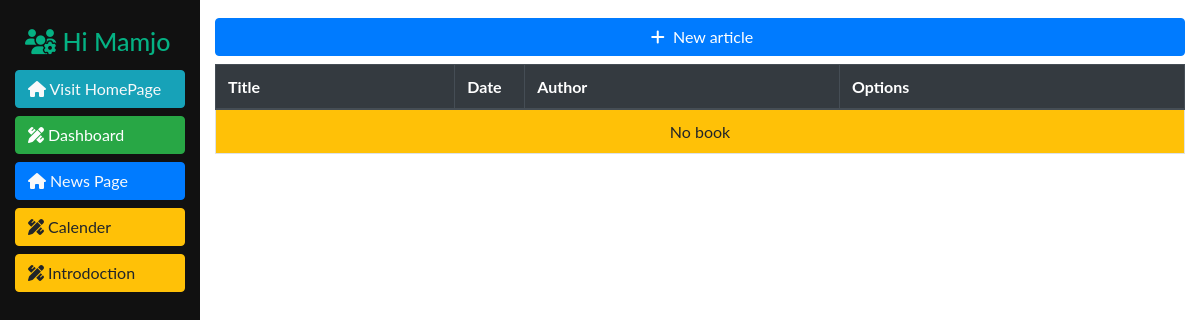
/panel/news/ (signed in), run on an earlier commit of the app's database.
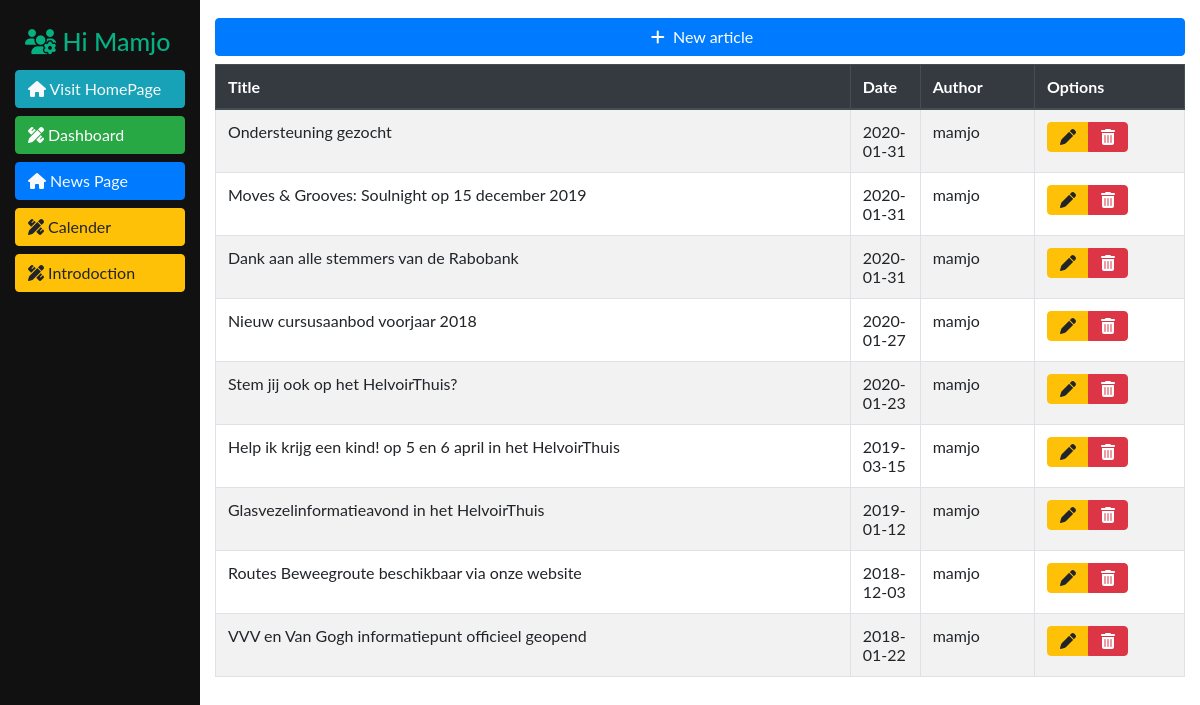
And on a later commit of the database.
### accounts/models.py (models this page shows)
class CustomUser(AbstractUser):
    Birth_date = models.DateField(null=True)
    def __str__(self):
        return self.username

### homepage/models.py (models this page shows, shortened)
class News(models.Model):
    news_title = models.CharField(max_length=200, null=False)
    news_header = models.TextField(max_length=250, null=True, blank=True)
    news_body = RichTextUploadingField(null=True)
    news_images = models.ImageField(upload_to='post-uploads/', null=True, blank=True)
    news_time = models.DateTimeField(default=timezone.now, null=False)
    news_author = models.ForeignKey(
        user,
        on_delete=models.CASCADE,
        limit_choices_to={'is_staff': True},
        null=True,
        default=user,
    )
    slug = models.SlugField(unique=True)

### management/views.py (the view)
def news_list(request):
    news = News.objects.all().order_by('news_time').reverse()
    context = {
        'news': news,
    }
    return render(request, 'manager/news_manager.html', context)

### templates/manager/news_manager.html (shortened to what this page needs)
{% extends 'manager/panel.html' %}
{% load static %}
{% block adminmainpanel %}
    <div class="col-12">
        <button type="button" class="btn btn-primary my-2 btn-block"
                id="OpenAddNews"
                data-formurl="{% url 'add_news' %}"
        >
            <i class="fas fa-plus mx-1"> </i>
            New article
        </button>
        <table class="table table-striped table-bordered table-hover" id="data-table">
            <thead class="thead-dark">
            <tr>
                <th>Title</th>
                <th width="70px">Date</th>
                <th>Author</th>
                <th>Options</th>
            </tr>
            </thead>
            <tbody>
            {% include 'manager/includes/news_table_body.html' %}
            </tbody>
        </table>
    </div>
{% endblock %}

### templates/manager/panel.html (shortened to what this page needs)
<html>
<head>
    {% load static %}
    {% load mathfilters %}
    <link rel="stylesheet" href="https://maxcdn.bootstrapcdn.com/bootstrap/4.4.1/css/bootstrap.min.css">
    <link rel="stylesheet" href="{% static 'css/master.css' %}?version=60" type="text/css">
    <link rel="stylesheet" type="text/css"
          href="https://cdn.datatables.net/v/bs4/jszip-2.5.0/dt-1.10.20/af-2.3.4/b-1.6.1/b-colvis-1.6.1/b-flash-1.6.1/b-html5-1.6.1/cr-1.5.2/fc-3.3.0/fh-3.1.6/kt-2.5.1/r-2.2.3/rg-1.1.1/rr-1.2.6/sc-2.0.1/sp-1.0.1/sl-1.3.1/datatables.min.css"/>
</head>
<body>
{% if user.is_staff %}
    <div class="sidenav">
        <h1>
            <i class="fas fa-users-cog"></i> Hi {{ user| capfirst }}
        </h1>
        <div class="col  ">
            <button class="btn btn-info btn-block text-light  text-left"
                    onclick="window.location.href = '{% url 'home-blog' %}';">
                <span><i class="fas fa-home"></i> </span>
                Visit HomePage
            </button>
            <button type="button" class="btn btn-success  btn-block  text-left"
                    onclick="window.location.href = '{% url 'dashboard' %}';"
            ><i class="fas fa-pencil-ruler"></i> Dashboard
            </button>
            <button class="btn btn-primary btn-block text-light  text-left"
                    onclick="window.location.href = '{% url 'news_list' %}';">
                <i class="fas fa-home"></i> News Page
            </button>
            <button type="button" class="btn btn-warning  btn-block  text-left"
                    onclick="window.location.href = '{% url 'calender_page' %}';"
            ><i class="fas fa-pencil-ruler"></i> Calender
            </button>
            <button type="button" class="btn btn-warning  btn-block  text-left"
                    onclick="window.location.href = '{% url 'intro_page' %}';"
            ><i class="fas fa-pencil-ruler"></i> Introdoction
            </button>
        </div>
    </div>
    <div class="main">
        <div class="container-fluid">
            <div class="row">
                {% block adminmainpanel %}
                {% endblock %}
            </div>
        </div>
    </div>
{% endif %}
</body>
</body>
<link rel="stylesheet"
      href="https://cdnjs.cloudflare.com/ajax/libs/jquery-datetimepicker/2.5.20/jquery.datetimepicker.min.css"
/>
</html>

### templates/manager/includes/news_table_body.html
{% for object in news %}
    <tr>
        <td>{{ object.news_title }}</td>
        <td>{{ object.news_time|date:'Y-m-d' }}</td>
        <td>{{ object.news_author }}</td>
        <td style="width: 150px">
            <div class="btn-group">
                <button type="button"
                        class="btn btn-warning btn-block js-update-news"
                        id="OpenEditNews"
                        data-formurl="{% url  'update_news' object.id %}"
                >
                    <a>
                        <i class="fas fa-pen"></i>
                    </a>
                </button>
                <button type="button"
                        class="btn btn-danger open-modal"
                        id="OpenDeleteModal"
                        data-toggle="modal" data-target="#confirmDeleteModal"
                        data-whatever="{{ object.news_title }}"
                        data-formurl="{% url 'delete_news' object.id %}"
                >
                    <i class="fas fa-trash-alt"></i>
                </button>
            </div>
        </td>
    </tr>
{% empty %}
    <tr>
        <td colspan="8" class="text-center bg-warning">No book</td>
    </tr>
{% endfor %}

### templates/manager/panel.html (style rules this page uses)
body { font-family: "Lato", sans-serif; }
.sidenav { height: 100%; width: 200px; position: fixed; z-index: 1; top: 0; left: 0; background-color: #111; overflow-x: hidden; padding-top: 20px; }
.sidenav h1 { padding: 6px 6px 6px 25px; text-decoration: none; font-size: 25px; color: #05B183; display: block; }
.main { margin-left: 200px; margin-top: 10px; }

What changed in the data, as far as the page shows it:
added News: news_title "Ondersteuning gezocht", news_time "2020-01-31", news_author "mamjo"
added News: news_title "Moves & Grooves: Soulnight op 15 december 2019", news_time "2020-01-31", news_author "mamjo"
added News: news_title "Dank aan alle stemmers van de Rabobank", news_time "2020-01-31", news_author "mamjo"
added News: news_title "Nieuw cursusaanbod voorjaar 2018", news_time "2020-01-27", news_author "mamjo"
added News: news_title "Stem jij ook op het HelvoirThuis?", news_time "2020-01-23", news_author "mamjo"
added News: news_title "Help ik krijg een kind! op 5 en 6 april in het HelvoirThuis", news_time "2019-03-15", news_author "mamjo"
added News: news_title "Glasvezelinformatieavond in het HelvoirThuis", news_time "2019-01-12", news_author "mamjo"
added News: news_title "Routes Beweegroute beschikbaar via onze website", news_time "2018-12-03", news_author "mamjo"
added News: news_title "VVV en Van Gogh informatiepunt officieel geopend", news_time "2018-01-22", news_author "mamjo"
Also different on the page:
text no longer shown: "No book"
